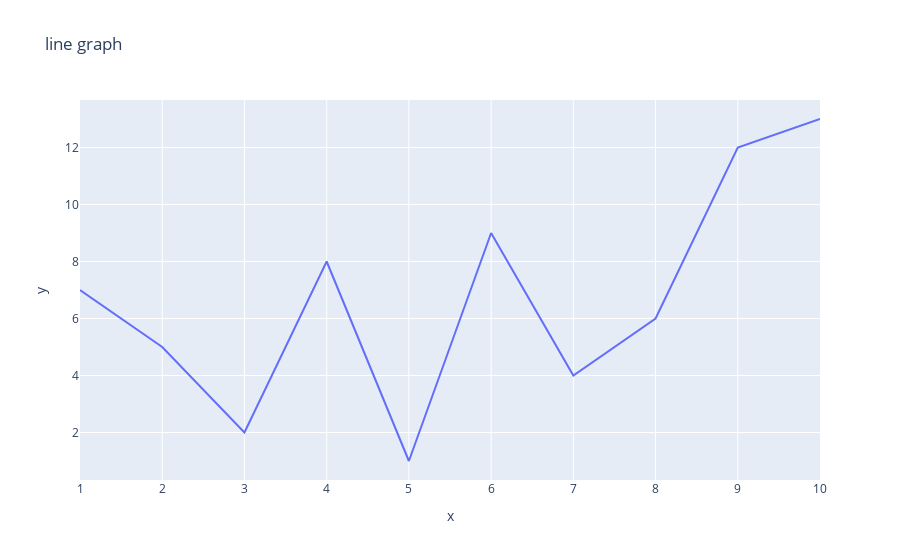

Here is the notebook cell this chart was saved with:
### Code cell
fig = px.line(x=x, y=y ,title = "line graph" )
fig.show()

### Figure 1 — Plotly figure (JSON) as saved in the notebook; plotly's stock layout.template omitted (floating-point values rounded to 4 significant figures)
{"data": [{"hovertemplate": "x=%{x}<br>y=%{y}<extra></extra>", "legendgroup": "", "line": {"color": "#636efa", "dash": "solid"}, "marker": {"symbol": "circle"}, "mode": "lines", "name": "", "orientation": "v", "showlegend": false, "type": "scatter", "x": [1, 2, 3, 4, 5, 6, 7, 8, 9, 10], "xaxis": "x", "y": [7, 5, 2, 8, 1, 9, 4, 6, 12, 13], "yaxis": "y"}], "layout": {"legend": {"tracegroupgap": 0}, "title": {"text": "line graph"}, "xaxis": {"anchor": "y", "domain": [0, 1], "title": {"text": "x"}}, "yaxis": {"anchor": "x", "domain": [0, 1], "title": {"text": "y"}}}}
